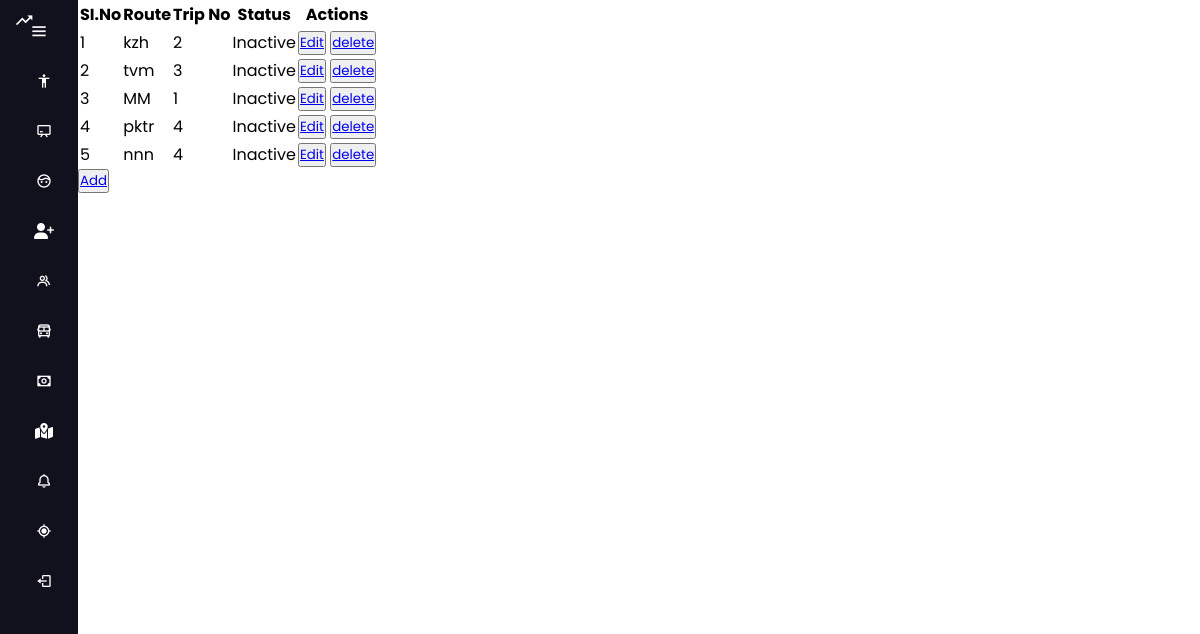
Page /administrator/Viewroute/ on the committed database.
### administrator/models.py (models this page shows)
class RouteTable(models.Model):
    route=models.CharField(max_length=10,null=True,blank=True)
    tripno=models.BigIntegerField(null=True,blank=True)
    status=models.CharField(max_length=10,null=True,blank=True)
    created_at=models.DateTimeField(auto_now_add=True, null=True, blank=True)
    updated_at = models.DateTimeField(auto_now_add=True, null=True, blank=True)

### administrator/views.py (the view)
# urls.py: path('Viewroute/',ViewRoute.as_view(),name="vroute_page"),
class ViewRoute(View):
    def get(self, request):
        route_obj =RouteTable.objects.all()
        return render(request, "administrator/route/view_route.html", {'val': route_obj})

### templates/administrator/route/view_route.html (shortened to what this page needs)
{% extends 'administrator/admindashboard.html' %}
{% load static %}
{% block body %}
<html lang="en">
<head>
    <link rel="stylesheet" href="">
</head>
<body>
    <div class="container">
        <table class="route-table">
            <tr>
                <th>SI.No</th>
                <th>Route</th>
                <th>Trip No</th>
                <th>Status</th>
                <th>Actions</th>
            </tr>
            {% for i in val %}
            <tr>
                <td>{{ forloop.counter }}</td>
                <td>{{ i.route }}</td>
                <td>{{ i.tripno }}</td>
                <td>
                    {% if i.status == 'Active' %}
                    <span class="status active">Active</span>
                    {% else %}
                    <span class="status inactive">Inactive</span>
                    {% endif %}
                </td>
                <td>
                        <button class="action-btn edit-btn"><a href="/administrator/editbusroute/{{i.id}}/">Edit</a></button>
                        <button class="action-btn delete-btn"><a href="/administrator/Deletebusroute/{{i.id}}/">delete</a></button>
                    </td>
                </tr>
                {% endfor %}
        </table>
        <button class="add-btn"><a href="{% url 'addroute_page' %}">Add</a></button>
    </div>
</body>
</html>
{% endblock %}

### static/main.css (style rules this page uses)
* { font-family: "Poppins", sans-serif; margin: 0; padding: 0; box-sizing: border-box; }
:root { --body-color: #32d323; --sidebar-color: #e7dddd; --primary-color: #695cfe; --primary-color-light: #f6f5ff; --toggle-color: #ddd; --text-color: #66083f; --tran-02: all 0.2s ease; --tran-03: all 0.3s ease; --tran-04: all 0.4s ease; }
body { position: relative; min-height: 100vh; width: 100%; overflow-x: hidden; }

### rows in the picture
RouteTable: route "kzh", tripno "2", status "Inactive"
RouteTable: route "tvm", tripno "3", status "Inactive"
RouteTable: route "MM", tripno "1", status "Inactive"
RouteTable: route "pktr", tripno "4", status "Inactive"
RouteTable: route "nnn", tripno "4", status "Inactive"
